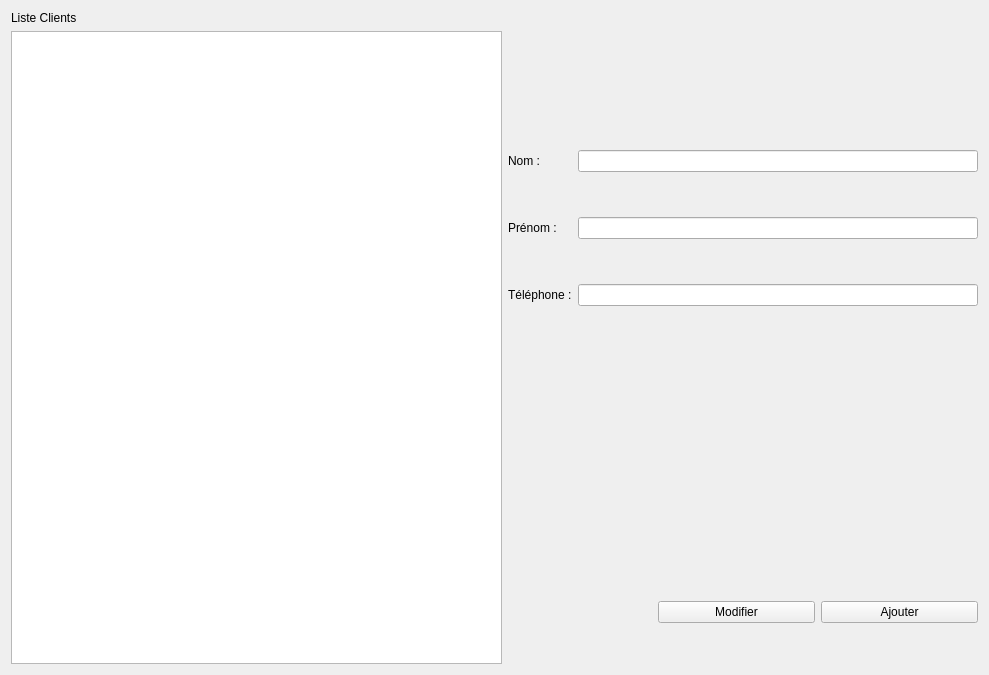
<?xml version="1.0" encoding="UTF-8"?>
<ui version="4.0">
 <class>Form</class>
 <widget class="QWidget" name="Form">
  <property name="geometry">
   <rect>
    <x>0</x>
    <y>0</y>
    <width>989</width>
    <height>675</height>
   </rect>
  </property>
  <property name="windowTitle">
   <string>Form</string>
  </property>
  <layout class="QHBoxLayout" name="horizontalLayout_5">
   <item>
    <layout class="QVBoxLayout" name="verticalLayout">
     <item>
      <widget class="QLabel" name="label">
       <property name="text">
        <string>Liste Clients</string>
       </property>
      </widget>
     </item>
     <item>
      <widget class="QListWidget" name="listWClients"/>
     </item>
    </layout>
   </item>
   <item>
    <layout class="QVBoxLayout" name="verticalLayout_2">
     <item>
      <spacer name="verticalSpacer_2">
       <property name="orientation">
        <enum>Qt::Vertical</enum>
       </property>
       <property name="sizeType">
        <enum>QSizePolicy::Fixed</enum>
       </property>
       <property name="sizeHint" stdset="0">
        <size>
         <width>20</width>
         <height>100</height>
        </size>
       </property>
      </spacer>
     </item>
     <item>
      <layout class="QHBoxLayout" name="horizontalLayout">
       <item>
        <widget class="QLabel" name="label_2">
         <property name="text">
          <string>Nom :</string>
         </property>
        </widget>
       </item>
       <item>
        <widget class="QLineEdit" name="editName">
         <property name="sizePolicy">
          <sizepolicy hsizetype="Fixed" vsizetype="Fixed">
           <horstretch>0</horstretch>
           <verstretch>0</verstretch>
          </sizepolicy>
         </property>
         <property name="minimumSize">
          <size>
           <width>400</width>
           <height>0</height>
          </size>
         </property>
        </widget>
       </item>
      </layout>
     </item>
     <item>
      <layout class="QHBoxLayout" name="horizontalLayout_2">
       <item>
        <widget class="QLabel" name="label_3">
         <property name="text">
          <string>Prénom :</string>
         </property>
        </widget>
       </item>
       <item>
        <widget class="QLineEdit" name="editPrenom">
         <property name="sizePolicy">
          <sizepolicy hsizetype="Fixed" vsizetype="Fixed">
           <horstretch>0</horstretch>
           <verstretch>0</verstretch>
          </sizepolicy>
         </property>
         <property name="minimumSize">
          <size>
           <width>400</width>
           <height>0</height>
          </size>
         </property>
        </widget>
       </item>
      </layout>
     </item>
     <item>
      <layout class="QHBoxLayout" name="horizontalLayout_3">
       <item>
        <widget class="QLabel" name="lTel">
         <property name="enabled">
          <bool>true</bool>
         </property>
         <property name="text">
          <string>Téléphone :</string>
         </property>
        </widget>
       </item>
       <item>
        <widget class="QLineEdit" name="editTel">
         <property name="sizePolicy">
          <sizepolicy hsizetype="Fixed" vsizetype="Fixed">
           <horstretch>0</horstretch>
           <verstretch>0</verstretch>
          </sizepolicy>
         </property>
         <property name="minimumSize">
          <size>
           <width>400</width>
           <height>0</height>
          </size>
         </property>
        </widget>
       </item>
      </layout>
     </item>
     <item>
      <spacer name="verticalSpacer">
       <property name="orientation">
        <enum>Qt::Vertical</enum>
       </property>
       <property name="sizeType">
        <enum>QSizePolicy::Fixed</enum>
       </property>
       <property name="sizeHint" stdset="0">
        <size>
         <width>20</width>
         <height>250</height>
        </size>
       </property>
      </spacer>
     </item>
     <item>
      <layout class="QHBoxLayout" name="horizontalLayout_4">
       <item>
        <spacer name="horizontalSpacer">
         <property name="orientation">
          <enum>Qt::Horizontal</enum>
         </property>
         <property name="sizeType">
          <enum>QSizePolicy::Fixed</enum>
         </property>
         <property name="sizeHint" stdset="0">
          <size>
           <width>150</width>
           <height>20</height>
          </size>
         </property>
        </spacer>
       </item>
       <item>
        <widget class="QPushButton" name="pBModif">
         <property name="text">
          <string>Modifier</string>
         </property>
        </widget>
       </item>
       <item>
        <widget class="QPushButton" name="pBAjout">
         <property name="text">
          <string>Ajouter</string>
         </property>
        </widget>
       </item>
      </layout>
     </item>
    </layout>
   </item>
  </layout>
 </widget>
 <resources/>
 <connections/>
</ui>
